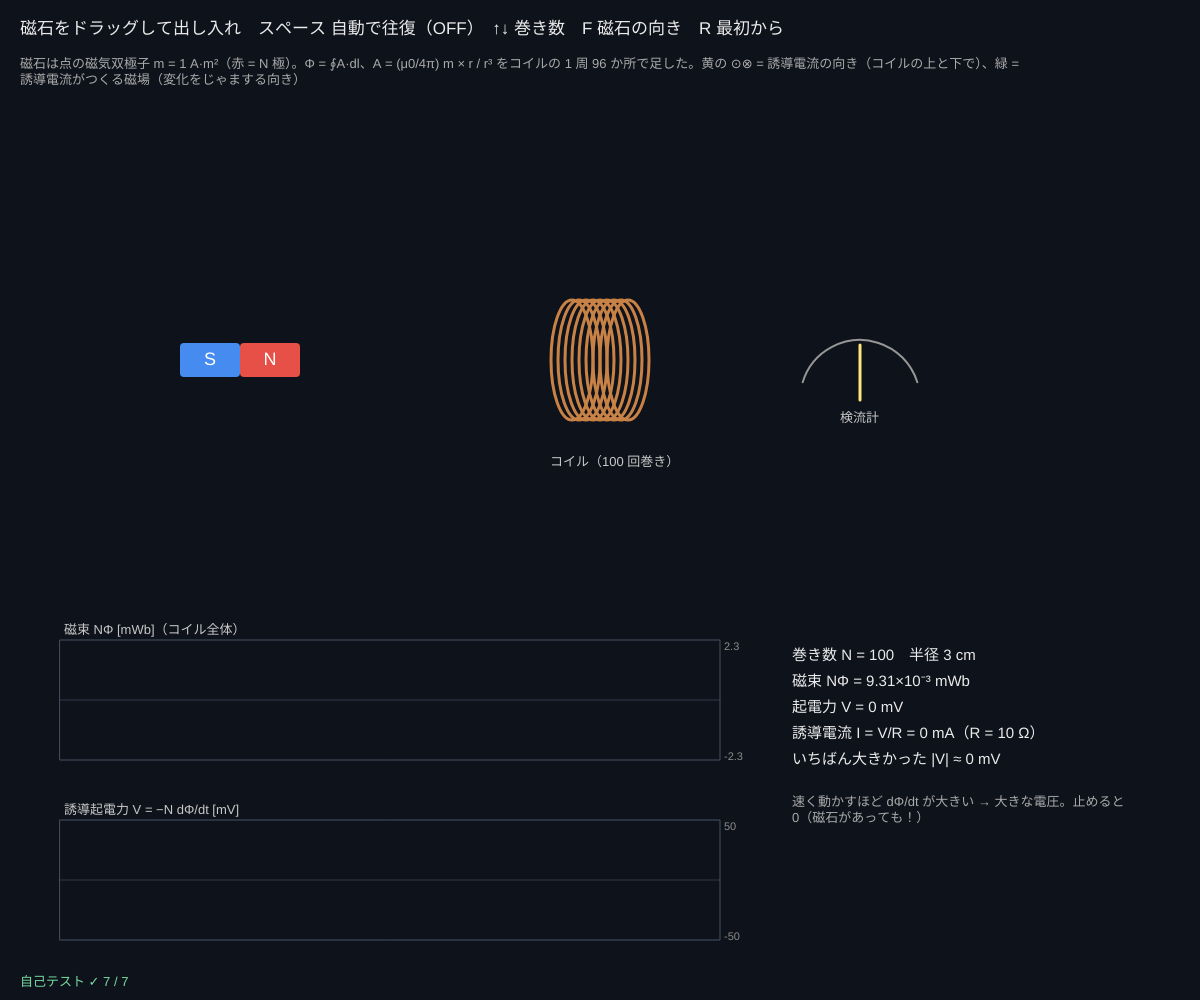
Frame 1 (no input)
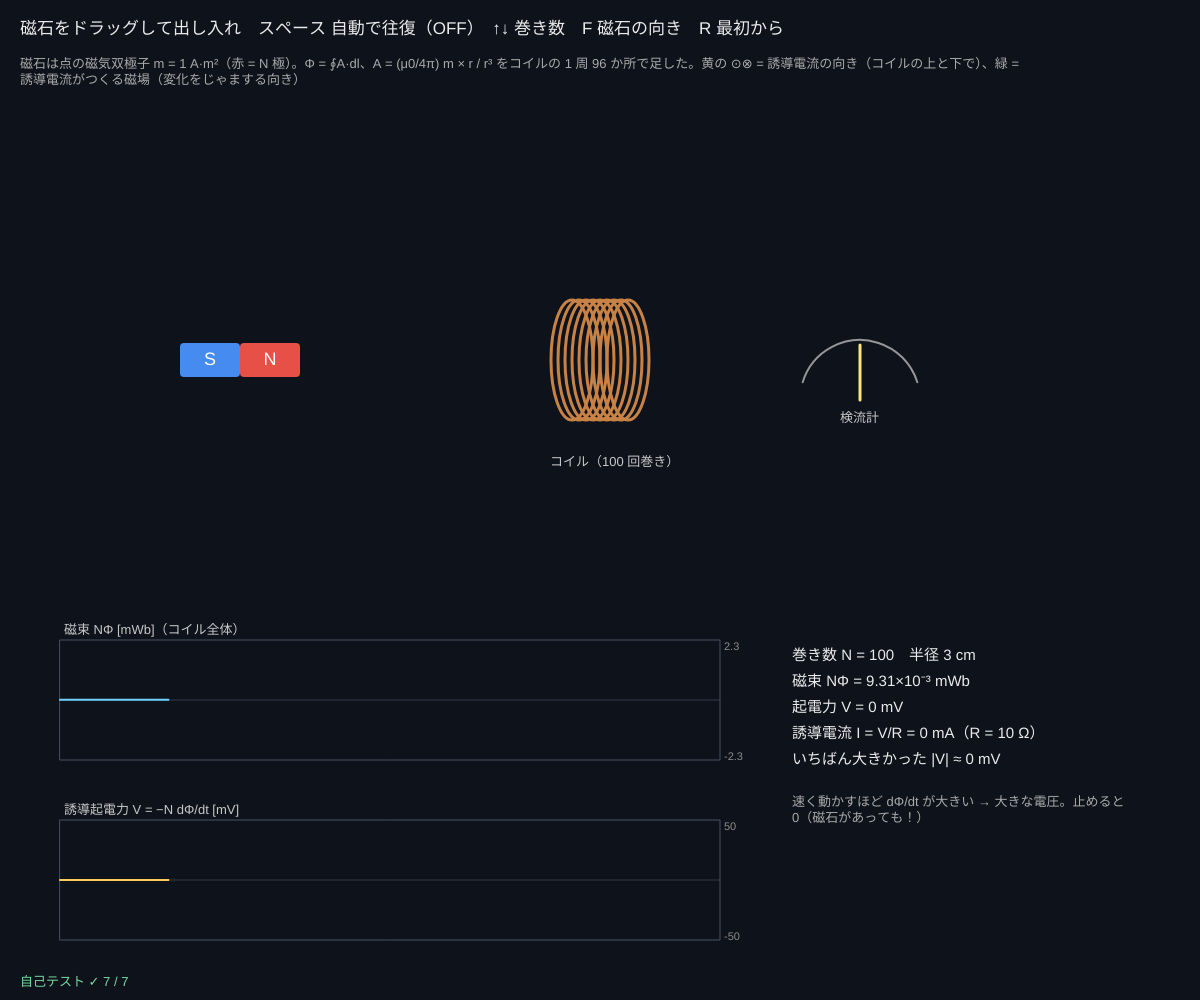
Frame 60 (no input)
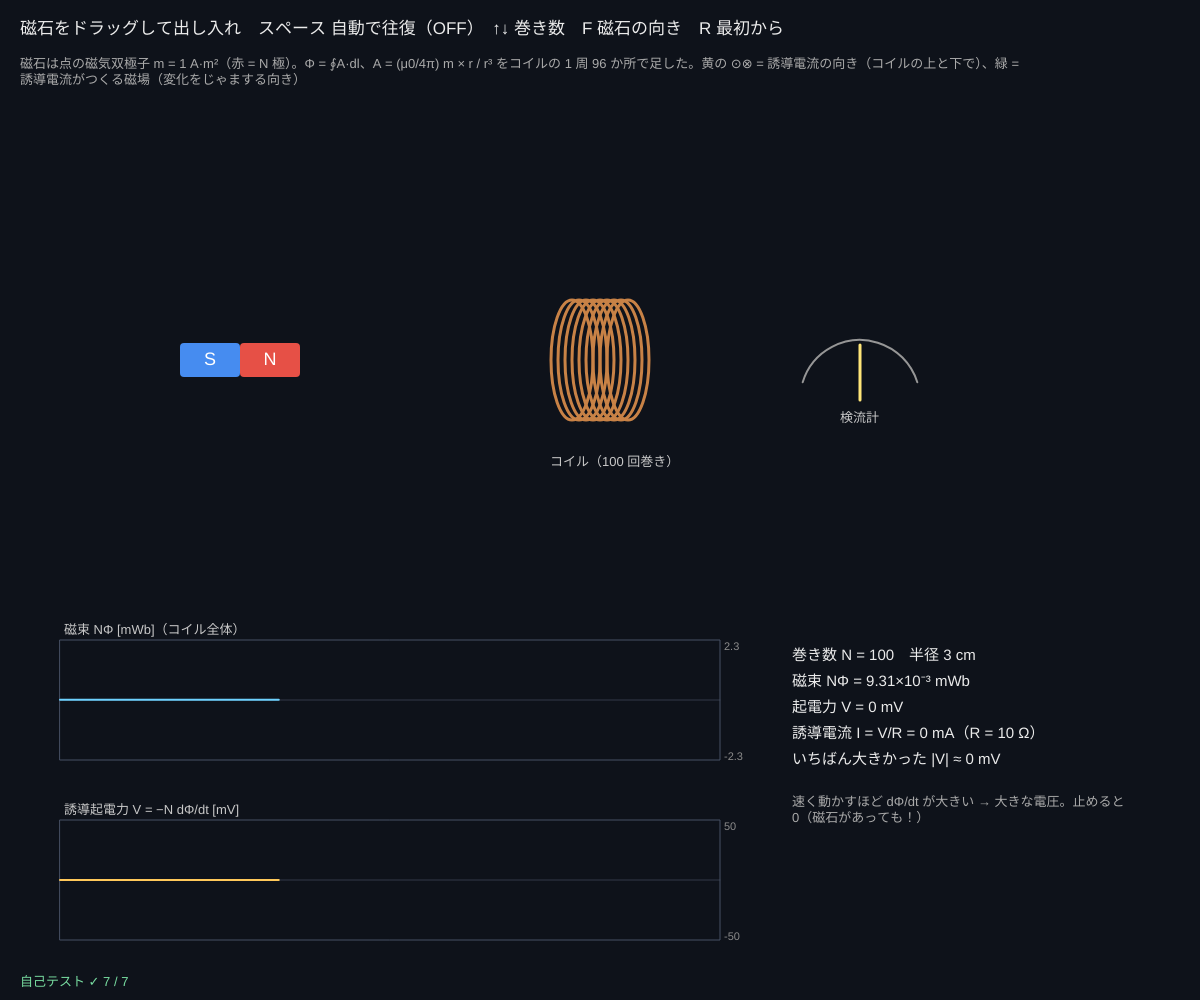
Frame 120 (the mouse pressed at the canvas centre since frame 60)

The p5.js sketch that drew these frames (run headless with seeded random() and noise() and a simulated clock; from frame 60 on, the mouse is pressed at the canvas centre):

// p5.js sketch
// ── sketch.js
// ============================================
// 09 電磁誘導 ─ 磁石を動かすとコイルに電圧が生まれる
// コイルを通る磁束 Φ が変わると、誘導起電力 V = −N dΦ/dt（ファラデーの法則）。マイナス = 変化をじゃまする向き（レンツの法則）
// Φ は「ベクトルポテンシャル A をコイルにそって 1 周足す」∮A·dl で計算（磁石の中心がコイルを通りぬけても大丈夫）
// 磁石をドラッグ = 出し入れ / スペース = 自動で往復 / ↑↓ = 巻き数 / F = 磁石の向き / R = 最初から
// ============================================

const MU0 = 4 * Math.PI * 1e-7;
const PXM = 2000;                      // ★ 1 m = 2000 px（1 cm = 20 px）
const MDIP = 1.0;                      // ★ 磁石の強さ（磁気モーメント）[A·m²]：小さなネオジム磁石くらい
const A_COIL = 0.03;                   // ★ コイルの半径 [m]
const R_COIL = 10;                     // コイルの抵抗 [Ω]（誘導電流 = 起電力 / R）
const NSEG = 96;                       // 1 周を何本に分けて足すか
let turns = 100, dirM = 1, magnet = { x: -0.18, y: 0 }, target = { x: -0.18, y: 0 }, drag = false, auto = false, tAuto = 0;
let phiPrev = null, emf = 0, hist = { phi: [], emf: [] }, cx, cy, peak = 0;

function setup() {
  createCanvas(windowWidth, windowHeight);
  cx = width * 0.5; cy = height * 0.36;
  selfTest();
}

function draw() {
  background(14, 18, 26);
  let dt = clampv(deltaTime / 1000, 0.005, 0.05);
  if (auto) { tAuto += dt; target.x = -0.16 * Math.cos(tAuto * 2.4); target.y = 0; }
  magnet.x += (target.x - magnet.x) * 0.35; magnet.y += (target.y - magnet.y) * 0.35;      // マウスの動きを少しなめらかに
  let phi = turns * fluxLoop(magnet.x, magnet.y, dirM);                                // N 巻き全部の磁束
  if (phiPrev !== null) emf = 0.6 * emf + 0.4 * (-(phi - phiPrev) / dt);         // V = −dΦ/dt（少しならす）
  phiPrev = phi; peak = Math.max(peak * 0.995, Math.abs(emf));
  pushCap(hist.phi, phi * 1000, 360); pushCap(hist.emf, emf * 1000, 360);
  drawCoil(emf); drawMagnet();
  // ---- グラフ
  let phiMax = turns * fluxLoop(0, 0, 1) * 1000, emax = Math.max(50, peak * 1000 * 1.1);
  let g1 = { x: 60, y: height * 0.64, w: width * 0.55, h: height * 0.12 }, g2 = { x: 60, y: height * 0.82, w: width * 0.55, h: height * 0.12 };
  plotFrame(g1, '磁束 NΦ [mWb]（コイル全体）', -phiMax * 1.1, phiMax * 1.1); stroke(110, 210, 255); strokeWeight(2); plotTrace(g1, hist.phi, -phiMax * 1.1, phiMax * 1.1, 360);
  plotFrame(g2, '誘導起電力 V = −N dΦ/dt [mV]', -emax, emax); stroke(255, 200, 90); strokeWeight(2); plotTrace(g2, hist.emf, -emax, emax, 360);
  // ---- 数字
  let tx = width * 0.66, y = height * 0.66;
  noStroke(); fill(235); textSize(15);
  for (let s of ['巻き数 N = ' + turns + '　半径 ' + A_COIL * 100 + ' cm', '磁束 NΦ = ' + sci(phi * 1000) + ' mWb', '起電力 V = ' + sci(emf * 1000) + ' mV', '誘導電流 I = V/R = ' + sci((emf / R_COIL) * 1000) + ' mA（R = ' + R_COIL + ' Ω）', 'いちばん大きかった |V| ≈ ' + sci(peak * 1000) + ' mV']) { text(s, tx, y); y += 26; }
  fill(170); textSize(13); text('速く動かすほど dΦ/dt が大きい → 大きな電圧。止めると 0（磁石があっても！）', tx, y + 6, width - tx - 20);
  fill(235); textSize(17);
  text('磁石をドラッグして出し入れ　スペース 自動で往復（' + (auto ? 'ON' : 'OFF') + '）　↑↓ 巻き数　F 磁石の向き　R 最初から', 20, 34);
  fill(170); textSize(13);
  text('磁石は点の磁気双極子 m = ' + MDIP + ' A·m²（赤 = N 極）。Φ = ∮A·dl、A = (μ0/4π) m × r / r³ をコイルの 1 周 ' + NSEG + ' か所で足した。黄の ⊙⊗ = 誘導電流の向き（コイルの上と下で）、緑 = 誘導電流がつくる磁場（変化をじゃまする向き）', 20, 58, width - 40);
  drawSelfTest(20, height - 14);
}

function drawCoil(v) {
  let rx = A_COIL * PXM * 0.35, ry = A_COIL * PXM;
  noFill(); strokeWeight(3);
  for (let k = -4; k <= 4; k++) { stroke(200, 130, 70); ellipse(cx + k * 7, cy, rx * 2, ry * 2); }
  // 誘導電流：起電力 > 0 は 右から見て反時計まわり（右ねじで +x 向きの磁場）
  let s = Math.sign(v), mag2 = clampv(Math.abs(v) / 0.05, 0, 1);
  if (mag2 > 0.02) {
    stroke(255, 230, 120, 80 + 175 * mag2); strokeWeight(3);
    let sym = (x, y, out) => { noFill(); circle(x, y, 18); if (out) { noStroke(); fill(255, 230, 120, 80 + 175 * mag2); circle(x, y, 6); noFill(); } else { line(x - 6, y - 6, x + 6, y + 6); line(x - 6, y + 6, x + 6, y - 6); } stroke(255, 230, 120, 80 + 175 * mag2); };
    sym(cx, cy - ry - 22, s > 0); sym(cx, cy + ry + 22, s < 0);       // 上と下の導線：⊙ 手前へ ⊗ 奥へ
    stroke(120, 255, 170, 80 + 175 * mag2); strokeWeight(4);
    arrowTo(cx - 30 * s, cy, cx + 30 * s, cy, 12);
  }
  noStroke(); fill(200); textSize(13); text('コイル（' + turns + ' 回巻き）', cx - 50, cy + ry + 46);
  // 検流計
  let gx = cx + 260, gy = cy + 40, ang = clampv((v / 0.05) * 0.8, -1.2, 1.2);
  stroke(150); strokeWeight(2); noFill(); arc(gx, gy, 120, 120, PI + 0.3, TWO_PI - 0.3);
  stroke(255, 230, 120); strokeWeight(3); line(gx, gy, gx + 55 * Math.sin(ang), gy - 55 * Math.cos(ang));
  noStroke(); fill(200); text('検流計', gx - 20, gy + 22);
}
function drawMagnet() {
  let x = cx + magnet.x * PXM, y = cy - magnet.y * PXM, L = 120, H = 34;
  noStroke(); fill(dirM > 0 ? color(70, 140, 240) : color(230, 80, 70)); rect(x - L / 2, y - H / 2, L / 2, H, 4);
  fill(dirM > 0 ? color(230, 80, 70) : color(70, 140, 240)); rect(x, y - H / 2, L / 2, H, 4);
  fill(255); textSize(18); textAlign(CENTER, CENTER);
  text(dirM > 0 ? 'S' : 'N', x - L / 4, y); text(dirM > 0 ? 'N' : 'S', x + L / 4, y); textAlign(LEFT, BASELINE);
}

function mousePressed() { drag = Math.abs(mouseX - (cx + magnet.x * PXM)) < 80 && Math.abs(mouseY - (cy - magnet.y * PXM)) < 40; if (drag) auto = false; }
function mouseDragged() { if (drag) { target.x = clampv((mouseX - cx) / PXM, -0.3, 0.3); target.y = clampv((cy - mouseY) / PXM, -0.1, 0.1); } }
function mouseReleased() { drag = false; }
function keyPressed() {
  if (key === ' ') { auto = !auto; tAuto = Math.acos(clampv(-magnet.x / 0.16, -1, 1)) / 2.4; }
  if (key === UP_ARROW) turns = Math.min(500, turns + 50);
  if (key === DOWN_ARROW) turns = Math.max(50, turns - 50);
  if (key === 'f' || key === 'F') dirM *= -1;
  if (key === 'r' || key === 'R') { turns = 100; dirM = 1; auto = false; magnet = { x: -0.18, y: 0 }; target = { x: -0.18, y: 0 }; peak = 0; }
  phiPrev = null;
  return false;
}

// ---- 自己テスト
function selfTest() {
  selfTestResults = [];
  let a = A_COIL, onAxis = (x) => (MU0 * MDIP * a * a) / (2 * Math.pow(a * a + x * x, 1.5));
  check('軸の上：∮A·dl = μ0ma²/(2(a² + x²)^(3/2))（10⁻⁴ 以内）', [0, 0.02, 0.1].every((x) => nearRel(fluxLoop(x, 0, 1), onAxis(x), 1e-4)));
  let xs = 0.05, ys = 0.04, sB = 0, nr = 200, np = 200;                  // 軸からはずれた所：面の上で B を積分した値と比べる（ストークスの定理）
  for (let i = 0; i < nr; i++) for (let j = 0; j < np; j++) {
    let r = (a * (i + 0.5)) / nr, ph = (2 * Math.PI * (j + 0.5)) / np, P = [0, r * Math.cos(ph), r * Math.sin(ph)];
    sB += dipoleB(P, [xs, ys, 0], 1)[0] * r * (a / nr) * ((2 * Math.PI) / np);
  }
  check('軸からはずれても ∮A·dl = 面を通る B の積分（0.5% 以内）', nearRel(fluxLoop(xs, ys, 1), sB, 0.005));
  check('左右対称：Φ(x) = Φ(−x)', nearRel(fluxLoop(-0.07, 0.01, 1), fluxLoop(0.07, 0.01, 1), 1e-9));
  let pass = (v) => { let N = 100, x0 = -0.25, x1 = 0.0, T = (x1 - x0) / v, n = 2000, h = T / n, s = 0, mx = 0;   // 一定の速さで近づける
    let e = (t) => { let x = x0 + v * t, d = 1e-6; return (-N * (fluxLoop(x + d, 0, 1) - fluxLoop(x - d, 0, 1)) / (2 * d)) * v; };
    for (let k = 0; k <= n; k++) { let w = k === 0 || k === n ? 1 : k % 2 ? 4 : 2, ev = e(k * h); s += (w * ev * h) / 3; mx = Math.max(mx, Math.abs(ev)); }
    return { s, mx, dPhi: N * (fluxLoop(x1, 0, 1) - fluxLoop(x0, 0, 1)) }; };
  let p1 = pass(0.5), p2 = pass(1.0);
  check('起電力を時間で積分 = −NΔΦ（10⁻⁴ 以内）', nearRel(p1.s, -p1.dPhi, 1e-4));
  check('2 倍の速さ → 起電力のピークも 2 倍（積分は同じ）', nearRel(p2.mx / p1.mx, 2, 1e-6) && nearRel(p2.s, p1.s, 1e-4));
  check('レンツ：N 極を近づけると Φ が増え、起電力は負（反対向きの磁場をつくる）', fluxLoop(-0.05, 0, 1) > fluxLoop(-0.06, 0, 1) && p1.s < 0);
  check('遠くでは Φ ≈ 0（中心の 10⁻⁴ 以下）', fluxLoop(-1, 0, 1) < 1e-4 * fluxLoop(0, 0, 1));
  reportSelfTest();
}

// ---------- やってみよう ----------
// 1. 磁石をゆっくり・速く入れて、起電力のピークを比べよう。磁束のグラフの「傾き」との関係は？
// 2. 磁石をコイルの中で止めると、Φ は大きいのに起電力は 0。なぜ？
// 3. 入れるときと出すときで、起電力の符号はどうなる？ F で磁石を反対にすると？
// 4. ↑ で巻き数を 2 倍にすると起電力は？（IH 調理器や変圧器はたくさん巻いている）
// 5. 磁石を軸から上にずらして通すと、Φ のグラフの形はどう変わる？


// ==================================================
// ここから下は「電磁気の道具」（中身は読まなくても OK。消さないでね）
// ==================================================
// ---- 磁気双極子（位置 c、向き ±x、強さ MDIP）のベクトルポテンシャル A = (μ0/4π) m × r / r³
function dipoleA(P, c, dir) {
  let rx = P[0] - c[0], ry = P[1] - c[1], rz = P[2] - c[2], r = Math.max(0.004, Math.sqrt(rx * rx + ry * ry + rz * rz)), f = (1e-7 * MDIP * dir) / (r * r * r);
  return [0, -f * rz, f * ry];                     // m = (dir·MDIP, 0, 0) なので m × r = (0, −m·rz, m·ry)
}
// ---- 磁気双極子の磁場 B = (μ0/4π)(3(m·r̂)r̂ − m)/r³（自己テスト用）
function dipoleB(P, c, dir) {
  let rx = P[0] - c[0], ry = P[1] - c[1], rz = P[2] - c[2], r = Math.sqrt(rx * rx + ry * ry + rz * rz), m = MDIP * dir, mr = (m * rx) / r;
  let f = 1e-7 / (r * r * r);
  return [f * (3 * mr * (rx / r) - m), f * 3 * mr * (ry / r), f * 3 * mr * (rz / r)];
}
// ---- コイル 1 巻き（x = 0 の面、半径 A_COIL）を通る磁束 Φ = ∮A·dl（磁石は (mx, my, 0)）
function fluxLoop(mx, my, dir) {
  let s = 0;
  for (let k = 0; k < NSEG; k++) {
    let p0 = (2 * Math.PI * k) / NSEG, p1 = (2 * Math.PI * (k + 1)) / NSEG, pm = (p0 + p1) / 2;
    let P = [0, A_COIL * Math.cos(pm), A_COIL * Math.sin(pm)], dl = [0, -A_COIL * (p1 - p0) * Math.sin(pm), A_COIL * (p1 - p0) * Math.cos(pm)];   // 円にそった接線 × 弧の長さ
    let A = dipoleA(P, [mx, my, 0], dir);
    s += A[1] * dl[1] + A[2] * dl[2];
  }
  return s;
}
// ---- 描く道具（どのスケッチも同じ）
function clampv(v, a, b) { return v < a ? a : v > b ? b : v; }
function polyline(pts) {               // 点が 2 つ以上あるときだけ折れ線を描く（[[x, y], ...]）
  if (!pts || pts.length < 2) return;
  beginShape(); for (let p of pts) vertex(p[0], p[1]); endShape();
}
function arrowTo(x1, y1, x2, y2, hs) {  // (x1, y1) → (x2, y2) の矢印。hs = 矢じりの大きさ
  let dx = x2 - x1, dy = y2 - y1, L = Math.hypot(dx, dy);
  if (!(L > 0.5)) return;
  line(x1, y1, x2, y2);
  let ux = dx / L, uy = dy / L, h = Math.min(hs || 8, L * 0.5);
  line(x2, y2, x2 - h * ux + h * 0.5 * uy, y2 - h * uy - h * 0.5 * ux);
  line(x2, y2, x2 - h * ux - h * 0.5 * uy, y2 - h * uy + h * 0.5 * ux);
}
const SUP = { '-': '⁻', '0': '⁰', '1': '¹', '2': '²', '3': '³', '4': '⁴', '5': '⁵', '6': '⁶', '7': '⁷', '8': '⁸', '9': '⁹' };
function sci(v, d) {                   // 0.000032 → "3.20×10⁻⁵"（大きい数・小さい数を読みやすく）
  if (!isFinite(v)) return '—';
  if (v === 0) return '0';
  let sig = d === undefined ? 3 : d, e = Math.floor(Math.log10(Math.abs(v)));
  if (e >= -2 && e <= 3) return v.toFixed(Math.max(0, sig - 1 - e));
  let m = v / Math.pow(10, e);
  return m.toFixed(sig - 1) + '×10' + String(e).split('').map((c) => SUP[c]).join('');
}
// グラフの枠：g = { x, y, w, h }。lo〜hi の範囲で、数字の配列 arr を左から右へ（cap 個ぶん）
function plotFrame(g, title, lo, hi) {
  noFill(); stroke(70, 80, 100); strokeWeight(1); rect(g.x, g.y, g.w, g.h);
  if (lo < 0 && hi > 0) { let y0 = g.y + g.h * (hi / (hi - lo)); stroke(70, 80, 100, 160); line(g.x, y0, g.x + g.w, y0); }
  noStroke(); fill(200); textSize(13); text(title, g.x + 4, g.y - 6);
  fill(140); textSize(11); text(sci(hi, 2), g.x + g.w + 4, g.y + 10); text(sci(lo, 2), g.x + g.w + 4, g.y + g.h);
}
function plotTrace(g, arr, lo, hi, cap) {
  if (!arr || arr.length < 2) return;
  noFill(); beginShape();
  for (let i = 0; i < arr.length; i++) vertex(g.x + (i / (cap - 1)) * g.w, g.y + g.h - clampv((arr[i] - lo) / (hi - lo), 0, 1) * g.h);
  endShape();
}
function pushCap(arr, v, cap) { arr.push(v); if (arr.length > cap) arr.shift(); }
// ---- 自己テストの道具
let selfTestResults = [];
function check(name, cond) { selfTestResults.push({ name, ok: !!cond }); }
function near(a, b, tol) { return a !== null && a !== undefined && isFinite(a) && Math.abs(a - b) <= (tol === undefined ? 1e-9 : tol); }
function nearRel(a, b, rel) { return near(a, b, Math.abs(b) * rel); }   // 相対誤差 rel 以内
function reportSelfTest() { for (let r of selfTestResults) (r.ok ? console.log : console.error)((r.ok ? '✓ ' : '✗ ') + r.name); }
function selfTestLine() { let n = selfTestResults.filter((r) => r.ok).length; return '自己テスト ' + (n === selfTestResults.length ? '✓ ' : '✗ ') + n + ' / ' + selfTestResults.length; }
function drawSelfTest(x, y) {
  noStroke(); textSize(13);
  if (selfTestResults.length > 0 && selfTestResults.every((r) => r.ok)) fill(120, 220, 160); else fill(255, 100, 90);
  text(selfTestLine(), x, y);
}
